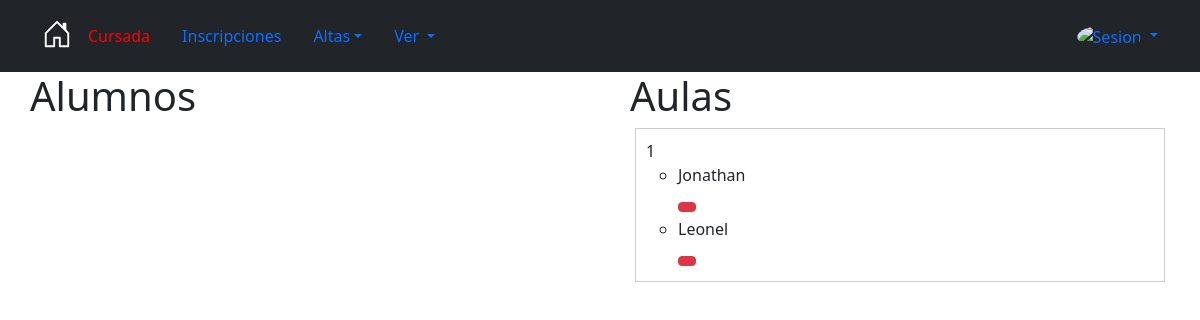
Page /Clases/asignar_alumno_a_aula/1 (signed in) on the earlier database version.
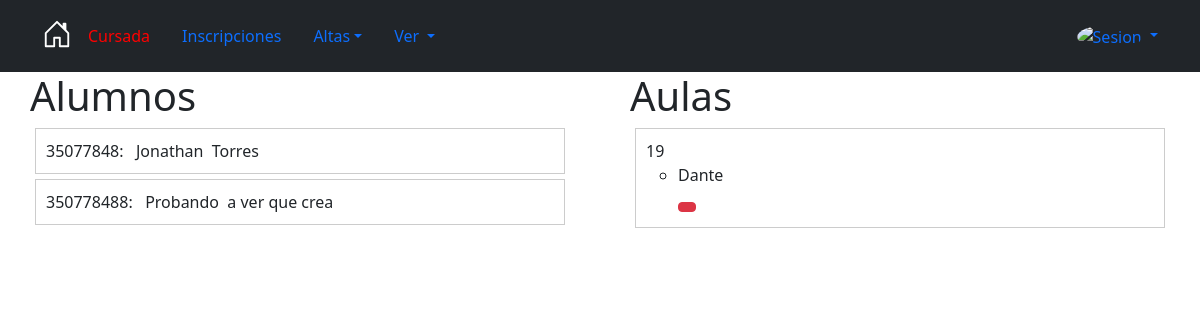
Same page on the later database version.
### Core/models.py (models this page shows, shortened)
class Aula(models.Model):
    estudiantes = models.ManyToManyField(
        'Estudiante',
        blank=True,
        related_name="aulas_del_estudiante",
    )
    division = models.ForeignKey(
        'Division',
        unique=False,
        null=False,  # Asegura que cada aula tenga una división asociada
        blank=False,
        on_delete=models.CASCADE,
        related_name="aulas"  # Hace que el acceso a las aulas asociadas con una división sea más claro
    )
    class Meta:
        db_table = 'Aula'

class Persona(models.Model):
    MAXNOMBRE = 50
    MAXAPELLIDO = 50
    REGEX_NOMBRE = '^[0-9a-zA-Z-_ .]{3,100}$'
    REGEX_NUMERO = '^[0-9]{1,12}$'
    MAXDNI =11
    MAXDIRECCION = 100
    MAXTELEFONO = 7
    Nombre = models.CharField(
        help_text= "Nombre",
        max_length = MAXNOMBRE,
        unique= False,
        null= False,
        blank= False,
        validators= [RegexValidator(regex=REGEX_NOMBRE)],
        error_messages= {
            'max_length': "El nombre puede tener a lo sumo {} caracteres".format(MAXNOMBRE),
            'blank': "El nombre es obligatorio"
        }
    )
    Apellido = models.CharField(
        help_text="Apellido",
        max_length=MAXAPELLIDO,
        unique=False,
        null=False,
        blank=False,
        validators=[RegexValidator(regex=REGEX_NOMBRE)],
        error_messages={
            'max_length': "El apellido puede tener a lo sumo {} caracteres".format(MAXNOMBRE),
            'blank': "El apéllido es obligatorio"
        }
    )
    Dni= models.CharField(
        help_text= "ingrese DNI",
        max_length = MAXDNI,
        unique= True,
        null= False,
        blank= False,
        error_messages= {
            'max_length': "El dni puede tener a lo sumo {} caracteres".format(MAXDNI),
            'unique': "El dni ingresado ya existe",
            'blank': "El dni es obligatorio"
        }
    )
    Localidad=models.ForeignKey(
        Localidad,
        null=False,
        blank=False,
        on_delete=models.CASCADE,
        help_text="Ingrese Localidad",
        error_messages={
        }
    )
    Direccion=models.CharField(
        help_text= "Direccion",
        max_length = MAXDNI,
        unique= False,
        null= False,
        blank= False,
        error_messages= {
            'max_length': "El dni puede tener a lo sumo {} caracteres".format(MAXDNI),
            'unique': "El dni ingresado ya existe",
            'blank': "El dni es obligatorio"
        }
    )
    Email = models.EmailField(
        help_text="Ingrese email valido",
        unique=True,
        null=True,
        blank=True,
        primary_key=False,
        error_messages={
            'unique': "Otra persona tiene ese email",
        }
    )
    Telefono= models.CharField(
        help_text="Telefono ",
        max_length=MAXTELEFONO,
        unique=False,
        null=True,
        blank=True,
        primary_key=False,
        validators=[RegexValidator(regex=REGEX_NUMERO)],
        error_messages={
            'max_length': "El telefono puede tener a lo sumo {} caracteres".format(MAXTELEFONO),
        }
    )
    def __str__(self):
        return "{0}, {1}, {2}".format(self.Dni, self.Apellido, self.Nombre)

class Estudiante(Persona):
    def dia_futuro(value):
        hoy = date.today()
        if hoy <  value:
            raise ValidationError('La fecha ingresada es mayor a la actual')
        return value
    legajo = models.CharField(max_length= 50,unique= True)
    fechaInscripcion = models.DateField(default = now,validators=[dia_futuro])
    aulas = models.ManyToManyField(
        'Aula',
        blank=True,
        related_name='estudiantes_en_aula'
        )

class Persona(models.Model):
    MAXNOMBRE = 50
    MAXAPELLIDO = 50
    REGEX_NOMBRE = '^[0-9a-zA-Z-_ .]{3,100}$'
    REGEX_NUMERO = '^[0-9]{1,12}$'
    MAXDNI =11
    MAXDIRECCION = 100
    MAXTELEFONO = 7
    Nombre = models.CharField(
        help_text= "Nombre",
        max_length = MAXNOMBRE,
        unique= False,
        null= False,
        blank= False,
        validators= [RegexValidator(regex=REGEX_NOMBRE)],
        error_messages= {
            'max_length': "El nombre puede tener a lo sumo {} caracteres".format(MAXNOMBRE),
            'blank': "El nombre es obligatorio"
        }
    )
    Apellido = models.CharField(
        help_text="Apellido",
        max_length=MAXAPELLIDO,
        unique=False,
        null=False,
        blank=False,
        validators=[RegexValidator(regex=REGEX_NOMBRE)],
        error_messages={
            'max_length': "El apellido puede tener a lo sumo {} caracteres".format(MAXNOMBRE),
            'blank': "El apéllido es obligatorio"
        }
    )
    Dni= models.CharField(
        help_text= "ingrese DNI",
        max_length = MAXDNI,
        unique= True,
        null= False,
        blank= False,
        error_messages= {
            'max_length': "El dni puede tener a lo sumo {} caracteres".format(MAXDNI),
            'unique': "El dni ingresado ya existe",
            'blank': "El dni es obligatorio"
        }
    )
    Localidad=models.ForeignKey(
        Localidad,
        null=False,
        blank=False,
        on_delete=models.CASCADE,
        help_text="Ingrese Localidad",
        error_messages={
        }
    )
    Direccion=models.CharField(
        help_text= "Direccion",
        max_length = MAXDNI,
        unique= False,
        null= False,
        blank= False,
        error_messages= {
            'max_length': "El dni puede tener a lo sumo {} caracteres".format(MAXDNI),
            'unique': "El dni ingresado ya existe",
            'blank': "El dni es obligatorio"
        }
    )
    Email = models.EmailField(
        help_text="Ingrese email valido",
        unique=True,
        null=True,
        blank=True,
        primary_key=False,
        error_messages={
            'unique': "Otra persona tiene ese email",
        }
    )
    Telefono= models.CharField(
        help_text="Telefono ",
        max_length=MAXTELEFONO,
        unique=False,
        null=True,
        blank=True,
        primary_key=False,
        validators=[RegexValidator(regex=REGEX_NUMERO)],
        error_messages={
            'max_length': "El telefono puede tener a lo sumo {} caracteres".format(MAXTELEFONO),
        }
    )
    def __str__(self):
        return "{0}, {1}, {2}".format(self.Dni, self.Apellido, self.Nombre)

class inscripcionEstudianteCiclo(models.Model):
    estudiante = models.ForeignKey(
        Estudiante,
        null=True,
        on_delete=models.CASCADE,
    )
    ciclo = models.ForeignKey(
        Ciclo,
        null=True,
        on_delete=models.CASCADE
    )
    anio = models.ForeignKey(
        AnioPlan,
        on_delete=models.CASCADE
    )
    fecha = models.DateTimeField(default=now)
    class Meta:
        unique_together = ['estudiante', 'ciclo', 'anio']

### Clases/views.py (the view)
# urls.py: re_path(r'^asignar_alumno_a_aula/(?P<idAnio>\d+)$', views.asignar_alumno_a_aula, name= 'asignar_alumno_a_aula'),
@login_required
def asignar_alumno_a_aula(request, idAnio):
    print("asignar alumno", idAnio)
    ciclo = Ciclo.objects.get(esActual = 'True')
    divisiones = Division.objects.filter(anio_id=idAnio,ciclo=ciclo)
    estudiantes_inscritos = inscripcionEstudianteCiclo.objects.filter(anio=idAnio,ciclo = ciclo)
    print("estudiuantes inscriptos",estudiantes_inscritos)
    for division in divisiones:
        aulas_existen = Aula.objects.filter(division=division).exists()
        if not aulas_existen:
            Aula.objects.create(division=division)
    aulas = Aula.objects.filter(division__in=divisiones)
    estudiantes_aula = {}  # Cambiaremos a un diccionario para asociar estudiantes con aulas
    for aula in aulas:
        estudiantes_aula[aula.id] = aula.estudiantes.all()
        print(aula.estudiantes.all())
    estudiantes_no_en_aula = []
    ids_estudiantes_aula = [estudiante.id for aula_estudiantes in estudiantes_aula.values() for estudiante in aula_estudiantes]
    print("Estudiates e aulas",ids_estudiantes_aula)
    print((ids_estudiantes_aula))
    for estudiante in estudiantes_inscritos:
        print("id estudiante*****",estudiante.estudiante.id,ids_estudiantes_aula)
        if estudiante.estudiante.id not in ids_estudiantes_aula:
            estudiantes_no_en_aula.append(estudiante)
    print("no en aula", estudiantes_no_en_aula)
    return render(request, 'Division/asignar_alumnno_aula.html', {'aulas': aulas,
                                                                'estudiantes': estudiantes_no_en_aula,
                                                                'estudiantes_aula': estudiantes_aula,
                                                                'estudiantes_no_en_aula': estudiantes_no_en_aula})

### Clases/templates/Division/asignar_alumnno_aula.html (shortened to what this page needs)
{% extends 'base.html' %}
{% block content %}
<!DOCTYPE html>
<html>
<head>
</head>
<cuerpo>
    <div id="alumnos-container">
        <h1>Alumnos</h1>
        <ul id="alumnos-list">
            {% for estudiante in estudiantes %}
                <li class="alumno" draggable="true" ondragstart="handleDragStart(event,
                '{{ estudiante.estudiante.Dni }}',
                '{{ estudiante.estudiante.id }}',
                '{{ estudiante.estudiante.Nombre }}')"
                data-id="{{ estudiante.estudiante.id }}"
                data-dni="{{ estudiante.estudiante.Dni }}"
                data-nombre="{{ estudiante.estudiante.Nombre }}">
                {{ estudiante.estudiante.Dni  }}: &nbsp {{ estudiante.estudiante.Nombre  }}&nbsp {{estudiante.estudiante.Apellido}}</li>
            {% endfor %}
        </ul>
    </div>
    <div id="aulas-container">
        <h1>Aulas</h1>
        <ul id="aulas-list">
            {% for aula in aulas %}
                <li class="aula" ondrop="drop(event)" ondragover="allowDrop(event)" data-id="{{ aula.id }}">
                    {{ aula.id }}
                    <ul>
                        {% for estudiante_id, estudiante in estudiantes_aula.items %}
                            {% if estudiante_id == aula.id %}
                                {% for e in estudiante %}
                                    <li>
                                        <h6>{{ e.Nombre }}</h6>
                                        <button class="btn btn-danger btn-sm" onclick="eliminarAlumno('{{ aula.id }}', '{{ e.id }}')">
                                        </button>
                                    </li>
                                {% endfor %}
                            {% endif %}
                        {% endfor %}
                    </ul>
                </li>
            {% endfor %}
        </ul>
    </div>
</cuerpo>
</html>
{% endblock content %}

### principal/templates/base.html (shortened to what this page needs)
<!DOCTYPE html>
<html lang="en">
<head>
    <link href="https://cdn.jsdelivr.net/npm/bootstrap@5.2.3/dist/css/bootstrap.min.css" rel="stylesheet">
</head>
{% block header %}
<body>
  <header class= "p-3 text-bg-dark">
  <div class="container">
      <div class="d-flex flex-wrap align-items-center justify-content-center justify-content-lg-start" >
          <ul class="nav col-12 col-lg-auto me-lg-auto mb-2 justify-content-center mb-md-0">
              <li class="nav-item">
                  <a class="nav text-left" href="/home2"  role="button"  aria-haspopup="true" aria-expanded="false">
                  </a>
              </li>
              <li class="nav-item" >
                  <a class="nav-link ml-auto text-left" style="color:red" href="/Core/menuCursada"  role="button"  aria-haspopup="true" aria-expanded="false">Cursada</a>
              </li>
              <li class="nav-item">
                  <a class="nav-link ml-auto text-left" href="/Core/inscripcion"  role="button"  aria-haspopup="true" aria-expanded="false">Inscripciones</a>
              </li>
                  <li class="nav-item dropdown">
                      <a class="nav-link dropdown-toggle" href="#" role="button" data-bs-toggle="dropdown" aria-expanded="false">
                          Altas</a>
                  </li>
                 <li class="nav-item dropdown">
                  <a class="nav-link dropdown-toggle" href="#" role="button" data-bs-toggle="dropdown" aria-expanded="false">Ver </a>
                  </li>
          </ul>
            <div class="dropdown text-end">
              <a href="#" class="d-block text-decoration-none dropdown-toggle" data-bs-toggle="dropdown" aria-expanded="false">
                <img  alt="Sesion" class="rounded-circle" width="32" height="32">
              </a>
            </div>
          </div>
        </div>
      </header>
      {% endblock header %}
      {% block content %}
      {% endblock %}
</body>
</html>

### Clases/templates/Division/asignar_alumnno_aula.html (style rules this page uses)
cuerpo { display: flex; justify-content: space-around; }
#alumnos-container, #aulas-container { width: 45%; }
.alumno, .aula { padding: 10px; border: 1px solid #ccc; margin: 5px; cursor: grab; }
#alumnos-list, #aulas-list { list-style: none; padding: 0; }

Differences in the rows shown:
no longer on this page (row unchanged): Aula: id "1"
no longer on this page (row unchanged): Estudiante: Nombre "Jonathan"
removed Estudiante: Nombre "Leonel"
added inscripcionEstudianteCiclo: estudiante.Dni "35077848", estudiante.Nombre "Jonathan", estudiante.Apellido "Torres"
added inscripcionEstudianteCiclo: estudiante.Dni "350778488", estudiante.Nombre "Probando", estudiante.Apellido "a ver que crea"
added Aula: id "19"
now on this page (row unchanged): Estudiante: Nombre "Dante"
